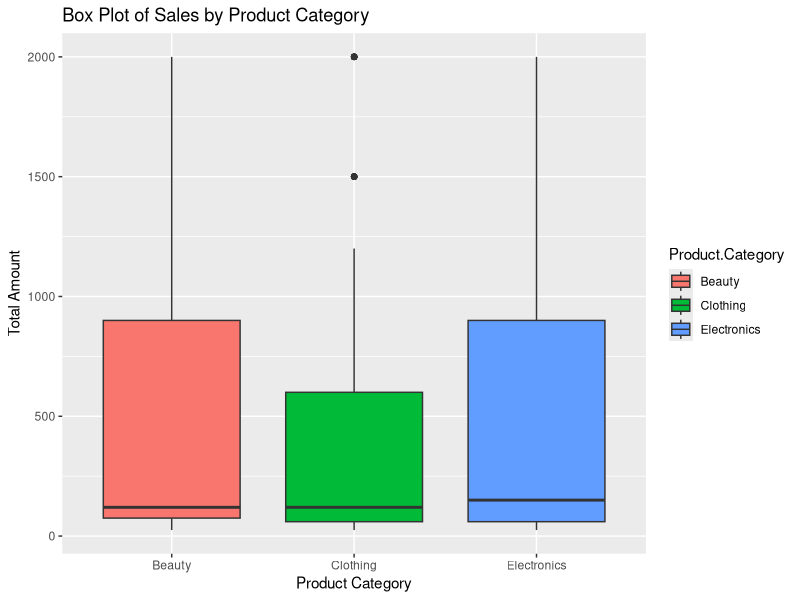
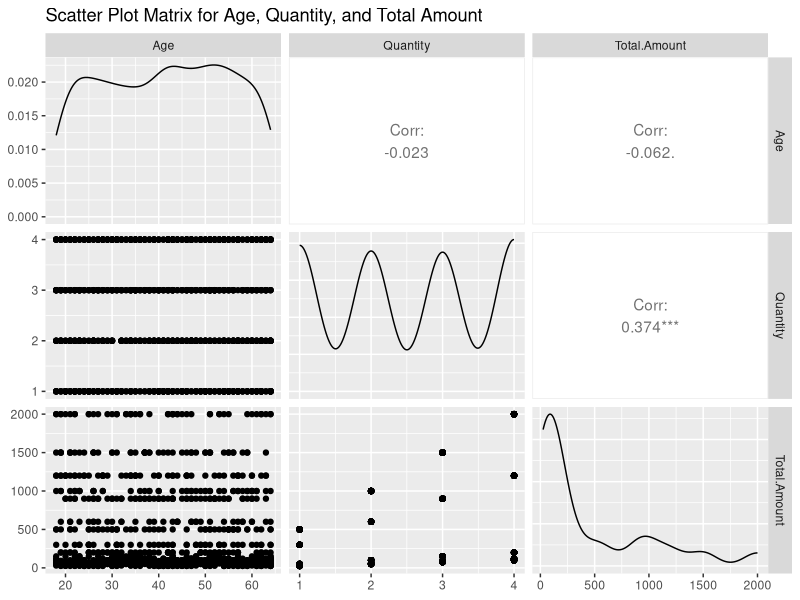

Generate these figures, in order, with R: (Note: this script raises an error after producing the figures.)
# =============================
# OVERVIEW:
# This script performs data cleaning, analysis, and visualization on retail sales data.
# It answers key business questions related to total sales, customer demographics, and spending behavior.
# =============================

# Load necessary libraries
library(dplyr)    # For data manipulation
library(ggplot2)  # For data visualization
library(GGally)   # For scatter plot matrix
library(reshape2) # For creating heatmaps
# Add a command below to load tidyr

# =============================
# LOAD DATA
# Read the CSV data file and store it in a dataframe
sales_data <- read.csv("Week 3 retail_sales_dataset.csv")

# View rows of the dataset to understand its structure
head(sales_data)
tail(sales_data)
print(sales_data)

str(sales_data)
summary(sales_data)

#sales_data <- mutate(sales_data, Log.TA = log(Total.Amount))

#data_filtered <- filter(sales_data, Age < 30)
#head(data_filtered)

# =============================
# STEP 1: HANDLING MISSING AND DUPLICATE DATA
# =============================
# HANDLE MISSING DATA
# Check for missing values in the dataframe
colSums(is.na(sales_data))

# Replace empty strings or 'NaN' with NA in the entire dataframe
sales_data[sales_data == "" | sales_data == "NaN"] <- NA

# Check for missing values in the dataframe again
colSums(is.na(sales_data))

# Fill missing values in Age with the median (if any)
sales_data$Age[is.na(sales_data$Age)] <- median(sales_data$Age, na.rm = TRUE)

# =============================
# HANDLE DUPLICATE DATA
# Check if any duplicates exist
duplicates_count <- sum(duplicated(sales_data))
print(paste("Number of duplicate rows:", duplicates_count))

# Remove any duplicate rows from the dataframe
sales_data <- distinct(sales_data)

# Check if any duplicates remain
duplicates_count <- sum(duplicated(sales_data))
print(paste("Number of duplicate rows:", duplicates_count))

# =============================
# STEP 2: IDENTIFYING REVENUE DECLINE BY PRODUCT CATEGORY
# =============================
# Calculate total sales for each product category
total_sales_per_category <- sales_data %>%
  group_by(Product.Category) %>%
  summarise(total_sales = sum(Total.Amount, na.rm = TRUE)) %>%
  arrange(desc(total_sales))

# Display the total sales per category
print("Total Sales per Category:")
print(total_sales_per_category)

# =============================
# Create a box plot to visualize the spread of total amount spent by category
ggplot(sales_data, aes(x = Product.Category, y = Total.Amount)) +
  geom_boxplot(aes(fill = Product.Category)) +
  ggtitle("Box Plot of Sales by Product Category") +
  xlab("Product Category") +
  ylab("Total Amount")

# A box plot visually represents the distribution of a dataset by showing
# its spread, central tendency, and potential outliers. The box spans the
# interquartile range (IQR), containing the middle 50% of the data, with
# a line inside the box representing the median. The whiskers extend to
# the minimum and maximum values within 1.5 times the IQR, and points
# beyond the whiskers are considered outliers. Symmetry or skewness is
# indicated by the length of the whiskers, showing how the data is
# distributed, with skewness revealed by longer whiskers on one side.

# =============================
# STEP 3: CUSTOMER DEMOGRAPHICS AND SPENDING BEHAVIOR
# =============================
# Analyze the average age of customers for each product category
average_age_per_category <- sales_data %>%
  group_by(Product.Category) %>%
  summarise(avg_age = mean(Age, na.rm = TRUE)) %>%
  arrange(desc(avg_age))

# Display the average age per category
print("Average Customer Age per Category:")
print(average_age_per_category)

# =============================
# Create a scatter plot matrix to explore relationships between Age, Quantity, and Total Amount
ggpairs(sales_data, columns = c("Age", "Quantity", "Total.Amount"),
        title = "Scatter Plot Matrix for Age, Quantity, and Total Amount")

# A scatter plot matrix displays pairwise relationships between multiple 
# variables in a dataset. Each cell in the matrix contains a scatter plot 
# comparing two variables, helping to visualize patterns, correlations, 
# or trends between them. The diagonal of the matrix typically shows 
# each variable's distribution, often as histograms or density plots. 
# Scatter plot matrices are useful for identifying relationships, 
# clustering, or outliers, providing an overview of how variables interact 
# across the dataset.

# =============================
# CHALLENGE: CREATE A CONNECTED SCATTER PLOT
# =============================
# Uncomment the code below and see if you can create a connected scatter plot using
# Date and Total Amount. Our initial dataframe is called sales_data - not data. 

ggplot(data, aes(x = var1, y = var2)) + geom_line() + geom_point()

# Maybe just charting Date and Total Amount isn't very helpful?

# Let's try consider simplifying by computing monthly averages!

# print(sales_data)

# Ensure the Date column is in the correct Date format
sales_data <- sales_data %>%
  mutate(Date = as.Date(Date, format = "%m/%d/%y"))

# Calculate the average Total.Amount by month
monthly_averages <- sales_data %>%
  mutate(Month = format(Date, "%Y-%m")) %>%  # Create a new Month column in "YYYY-MM" format
  group_by(Month) %>%  # Group by the Month column
  summarize(Average_Total_Amount = mean(Total.Amount, na.rm = TRUE))  # Calculate the average

# Check the summarized data
# print(monthly_averages)

# Plot the monthly averages
ggplot(monthly_averages, aes(x = Month, y = Average_Total_Amount, group = 1)) +
  geom_line() +
  geom_point() +
  theme(axis.text.x = element_text(angle = 45, hjust = 1)) +  # Rotate x-axis labels for readability
  labs(x = "Month", y = "Average Total Amount", title = "Average Total Amount by Month")

# =============================
# STEP 4: GENDER-BASED SPENDING ANALYSIS
# =============================
# Calculate total spending by gender
total_spending_by_gender <- sales_data %>%
  group_by(Gender) %>%
  summarise(total_spending = sum(Total.Amount, na.rm = TRUE)) %>%
  arrange(desc(total_spending))

# Display the total spending by gender
print("Total Spending by Gender:")
print(total_spending_by_gender)

# =============================
# CHALLENGE: CREATE A BAR CHART
# =============================

# Uncomment the code below and see if you can create a barplot using
# Gender and Total.Amount. Our dataframe is called sales_data - not data.
# ggplot(data, aes(x=name, y=value)) +
#   geom_bar(stat = "identity")

# =============================
# STEP 5: ANALYZING THE RELATIONSHIP BETWEEN KEY VARIABLES
# =============================
# Create a heatmap to visualize correlations between numerical variables
correlation_matrix <- cor(sales_data[, c("Age", "Quantity", "Total.Amount")], use = "complete.obs")

# Melt the correlation matrix for visualization
melted_corr_matrix <- melt(correlation_matrix)

# Plot the heatmap using ggplot2
ggplot(data = melted_corr_matrix, aes(x = Var1, y = Var2, fill = value)) +
  geom_tile() +
  scale_fill_gradient2(low = "blue", high = "red", mid = "white", midpoint = 0, limit = c(-1, 1), space = "Lab", 
                       name="Correlation") +
  ggtitle("Heatmap of Correlations Between Age, Quantity, and Total Amount") +
  xlab("Variables") +
  ylab("Variables")

# A correlation heatmap visually represents the strength and direction of 
# relationships between variables in a dataset. Each cell in the heatmap 
# shows a correlation coefficient, typically ranging from -1 to 1, with 
# color intensity indicating the degree of correlation. Positive correlations 
# are closer to 1, while negative correlations are closer to -1. Heatmaps 
# make it easy to identify strong relationships, patterns, or trends between 
# variables at a glance, aiding in feature selection and understanding 
# data interactions.

# =============================
# CHALLENGE: CREATE SOMETHING ON YOUR OWN
# =============================

# Check out this awesome ggplot2 website: https://r-graph-gallery.com
# You can explore different visualizations and maybe find one that interests you.
# Drill down into and see the sample code.  Trying copying it into this file, updating it and runnning it.
# This dataset will not support all of these but you can focus on simpler ones first.  
